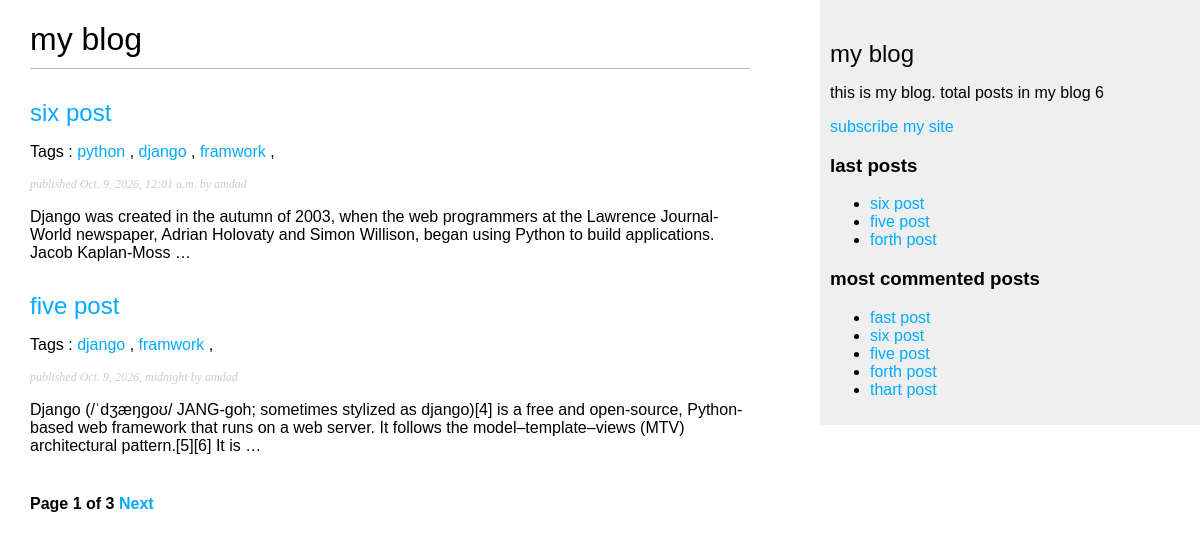
Page /blog/ on the earlier database version.
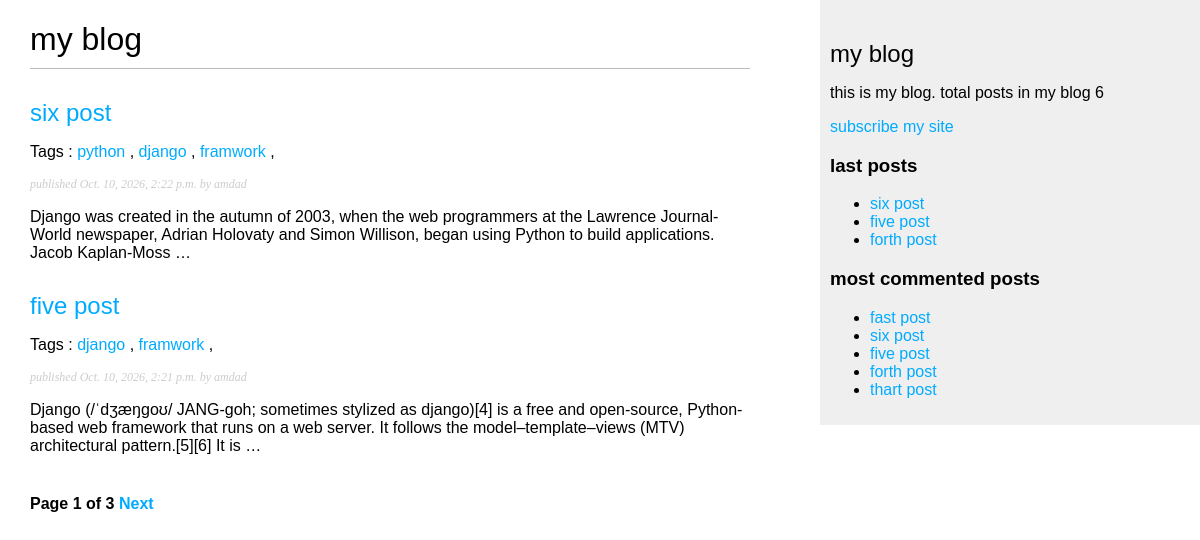
Same page on the later database version.
### blogpost/models.py (models this page shows, shortened)
class Post(models.Model):
    class Status(models.TextChoices):
        PUBLISH = 'PB','Publish'
        DRAFT = 'DR','Draft'
    title = models.CharField(max_length=50)
    slug = models.SlugField(
        max_length=50,
        unique_for_date='publish')
    author = models.ForeignKey(
        settings.AUTH_USER_MODEL,
        on_delete=models.CASCADE)
    created = models.DateTimeField(auto_now_add=True)
    updated = models.DateTimeField(auto_now=True)
    publish = models.DateTimeField(default=timezone.now)
    body = models.TextField()
    status = models.CharField(
        max_length=2,
        choices=Status,
        default=Status.DRAFT
    )
    objects = models.Manager()
    published = PublishedManager()
    tags = TaggableManager()
    class Meta:
        ordering = ['-publish']
        indexes = [
            models.Index(fields=['-publish'])
        ]
    def get_absolute_url(self):
        return reverse (
            'blog:post_detail',
            args=[self.publish.day,
                  self.publish.month,
                  self.publish.year,
                  self.slug]
        )

### blogpost/views.py (the view)
# urls.py: path('',views.post_list, name='post_list'),
def post_list(request,tag_slug=None):
    post_list = Post.published.all()
    tag = None
    if tag_slug:
        tag = get_object_or_404(
            Tag,
            slug=tag_slug
        )
        post_list = post_list.filter(tags__in=[tag])
    paginator = Paginator(post_list, 2)
    page_number = request.GET.get('page', 1)
    try:
        posts = paginator.page(page_number)
    except PageNotAnInteger:
        posts = paginator.page(1)
    except EmptyPage:
        posts = paginator.page(paginator.num_pages)
    return render (request,'blog/post_list.html',{
        'posts':posts,
        'tag':tag
        })

### blogpost/models.py (called while the page is built)
    def get_queryset(self):
        return (
            super().get_queryset().filter(status=Post.Status.PUBLISH)
        )

### blogpost/templatetags/blog_tags.py (called while the page is built)
@register.simple_tag
def total_posts():
    return Post.published.count()

@register.inclusion_tag('blog/last_posts.html')
def show_last_posts(count=5):
    last_posts = Post.published.order_by('-publish')[:count]
    return {'last_posts':last_posts}

@register.simple_tag
def get_most_commented_posts(count=5):
    return Post.published.annotate(
        total_comments=Count('comments')
    ).order_by('-total_comments', '-publish')[:count]

@register.filter(name='markdown')
def markdown_format(text):
    return mark_safe(markdown.markdown(text))

### templates/blog/post_list.html (shortened to what this page needs)
{% extends "common/base.html" %}
{% load blog_tags %}
{% block content %}
<h1>my blog</h1>
{% for post in posts %}
<h2>
    <a href="{{post.get_absolute_url}}">
        {{post.title}}
    </a>
</h2>
<p class="tags">Tags :
    {% for tag in post.tags.all %}
    <a href="{% url 'blog:post_list_by_tag' tag.slug %}  ">{{tag.name}}</a>
    {% if not froloop.last %}, {% endif %}
    {% endfor %}
</p>
<p class="date">
    published {{ post.publish }} by {{ post.author }}
</p>
{{post.body|truncatewords:30|markdown}}
{% endfor %}
{% include "blog/pagination.html" with page=posts %}
{% endblock content %}

### templates/common/base.html (shortened to what this page needs)
{% load static %}
{% load blog_tags %}
<!DOCTYPE html>
<html lang="en">
<head>
    <link rel="stylesheet" href="{% static 'css/style.css' %}">
</head>
<body>
   <div id="content">
      {% block content %}
      {% endblock content %}
   </div>
   <div id="sidebar">
    <h2>my blog</h2>
    <p>
        this is my blog.
        total posts in my blog {% total_posts %}
    </p>
    <p>
        <a href="{% url 'blog:post_feed' %}"> subscribe my site </a>
    </p>
    <h3>last posts</h3>
    {% show_last_posts 3 %}
    <h3>most commented posts</h3>
    {% get_most_commented_posts as most_commented_posts %}
    <ul>
        {% for post in most_commented_posts %}
        <li>
            <a href="{{post.get_absolute_url}}"> {{post.title}} </a>
        </li>
        {% endfor %}
    </ul>
   </div>
</body>
</html>

### templates/blog/pagination.html (shortened to what this page needs)
<div class="pagination">
    <span class="step-links">
        <span class="current">
            Page {{page.number}} of {{page.paginator.num_pages}}
        </span>
        {% if page.has_next %}
        <a href="?page={{page.next_page_number}}">Next</a>
        {% endif %}
    </span>
</div>

### templates/blog/last_posts.html
<ul>
    {% for post in last_posts %}
    <li>
        <a href="{{post.get_absolute_url}}">{{post.title}}</a>
    </li>
    {% endfor %}
</ul>

### static/css/style.css (style rules this page uses)
body { margin:0; padding:0; font-family:helvetica, sans-serif; }
a { color:#00abff; text-decoration:none; }
h1 { font-weight:normal; border-bottom:1px solid #bbb; padding:0 0 10px 0; }
h2 { font-weight:normal; margin:30px 0 0; }
#content { float:left; width:60%; padding:0 0 0 30px; }
#sidebar { float:right; width:30%; padding:10px; background:#efefef; height:100%; }
p.date { color:#ccc; font-family: georgia, serif; font-size: 12px; font-style: italic; }
.pagination { margin:40px 0; font-weight:bold; }

Differences in the rows shown:
changed Post "six post": publish "Oct. 9, 2026, 12:01 a.m." → "Oct. 10, 2026, 2:22 p.m."
changed Post "five post": publish "Oct. 9, 2026, midnight" → "Oct. 10, 2026, 2:21 p.m."
